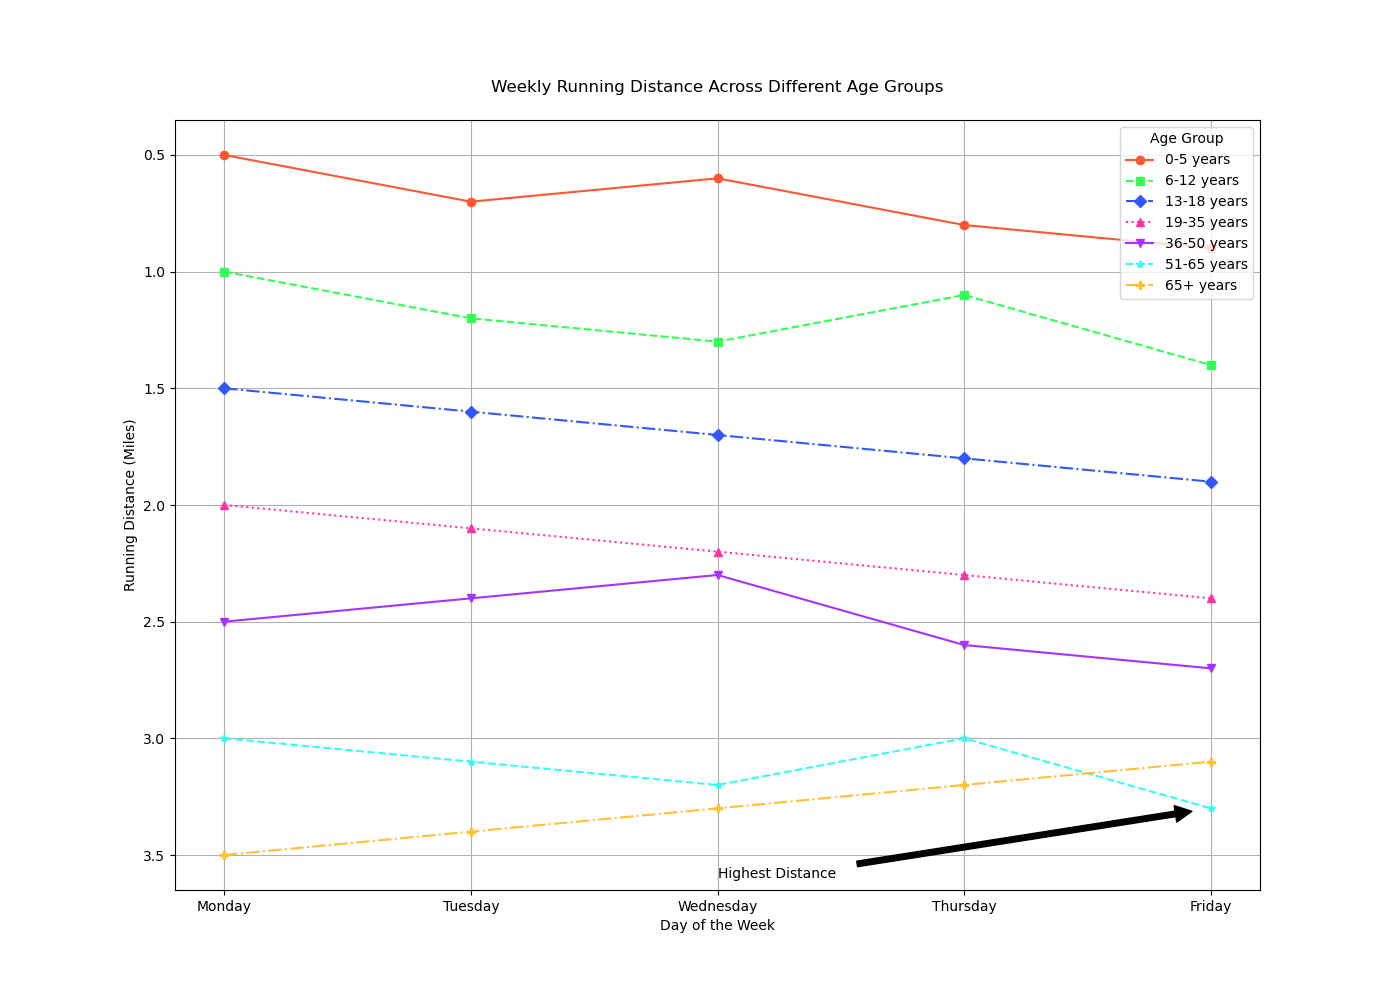

Recreate this plot in Python.

import matplotlib.pyplot as plt

data = [
    {'Age Group': '0-5 years', 'Monday': 0.5, 'Tuesday': 0.7, 'Wednesday': 0.6, 'Thursday': 0.8, 'Friday': 0.9},
    {'Age Group': '6-12 years', 'Monday': 1.0, 'Tuesday': 1.2, 'Wednesday': 1.3, 'Thursday': 1.1, 'Friday': 1.4},
    {'Age Group': '13-18 years', 'Monday': 1.5, 'Tuesday': 1.6, 'Wednesday': 1.7, 'Thursday': 1.8, 'Friday': 1.9},
    {'Age Group': '19-35 years', 'Monday': 2.0, 'Tuesday': 2.1, 'Wednesday': 2.2, 'Thursday': 2.3, 'Friday': 2.4},
    {'Age Group': '36-50 years', 'Monday': 2.5, 'Tuesday': 2.4, 'Wednesday': 2.3, 'Thursday': 2.6, 'Friday': 2.7},
    {'Age Group': '51-65 years', 'Monday': 3.0, 'Tuesday': 3.1, 'Wednesday': 3.2, 'Thursday': 3.0, 'Friday': 3.3},
    {'Age Group': '65+ years', 'Monday': 3.5, 'Tuesday': 3.4, 'Wednesday': 3.3, 'Thursday': 3.2, 'Friday': 3.1}
]

days = list(data[0].keys())[1:]

plt.figure(figsize=(14, 10))

markers = ['o', 's', 'D', '^', 'v', '*', 'P']
linestyles = ['-', '--', '-.', ':', '-', '--', '-.']
colors = ['#FF5733', '#33FF57', '#3357FF', '#FF33A8', '#A833FF', '#33FFF6', '#FFC133']

for age_data, marker, linestyle, color in zip(data, markers, linestyles, colors):
    age_group = age_data['Age Group']
    values = [age_data[day] for day in days]
    
    plt.plot(days, values, marker=marker, linestyle=linestyle, color=color, label=age_group)

plt.legend(title='Age Group', loc='upper right')

plt.title('Weekly Running Distance Across Different Age Groups', pad=20)
plt.xlabel('Day of the Week')
plt.ylabel('Running Distance (Miles)')
plt.gca().invert_yaxis()

plt.grid(True)

plt.annotate('Highest Distance', xy=('Friday', 3.3), xytext=('Wednesday', 3.6),
             arrowprops=dict(facecolor='black', shrink=0.05))

plt.show()
